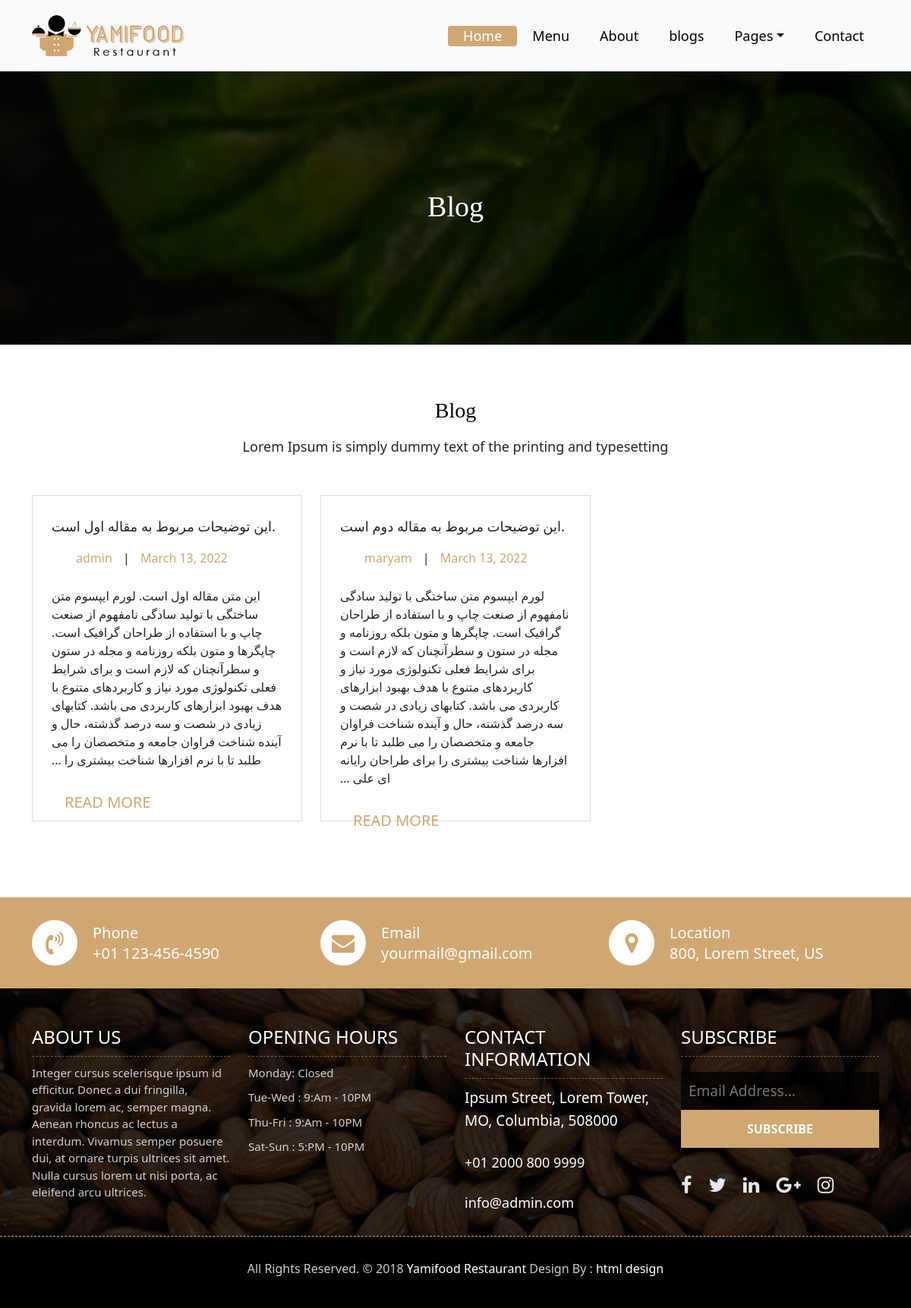
The app's page /blogs/ with its own data.
### blogs/models.py (models this page shows, shortened)
class Blog(models.Model):
    title = models.CharField(_("عنوان مقاله"), max_length=50)
    description = models.CharField(_("توضیحات"), max_length=100)
    content = models.TextField(_("متن مقاله"))
    published_at = models.DateTimeField(_("زمان انتشار"), auto_now=False, auto_now_add=True)
    updated_at = models.DateTimeField(_("زمان بروزرسانی"), auto_now=True, auto_now_add=False)
    author = models.ForeignKey(User, verbose_name=_("نویسنده"), on_delete=models.CASCADE)
    image = models.ImageField(_("تصویر"), upload_to='blogs/', blank=True, null=True)
    category = models.ForeignKey("Category",related_name="blog", verbose_name=_("دسته بندی"), on_delete=models.CASCADE, blank=True, null=True)
    tag = models.ManyToManyField("Tag",related_name="blog", verbose_name=_("تگ ها"))

### blogs/views.py (the view)
# urls.py: path("",views.blog_list,name="blog_list"),
def blog_list(request):
    blogs = Blog.objects.all()
    context = {
        "blogs":blogs
    }
    return render(request,'blogs/blog_list.html',context)

### blogs/templates/blogs/blog_list.html (shortened to what this page needs)
{% extends 'base.html' %}
{% load static %}
{% block content %}
	<div class="all-page-title page-breadcrumb">
		<div class="container text-center">
			<div class="row">
				<div class="col-lg-12">
					<h1>Blog</h1>
				</div>
			</div>
		</div>
	</div>
	<div class="blog-box">
		<div class="container">
			<div class="row">
				<div class="col-lg-12">
					<div class="heading-title text-center">
						<h2>Blog</h2>
						<p>Lorem Ipsum is simply dummy text of the printing and typesetting</p>
					</div>
				</div>
			</div>
			<div class="row">
                {% for blog in blogs %}
                <div class="col-lg-4 col-md-6 col-12">
					<div class="blog-box-inner">
						<div class="blog-img-box">
						</div>
						<div class="blog-detail">
							<h4>{{blog.description}}</h4>
							<ul>
								<li><span>{{blog.author}}</span></li>
								<li>|</li>
								<li><span>{{blog.published_at|date}}</span></li>
							</ul>
							<p dir="rtl">{{blog.content|truncatewords:80}}</p>
							<a class="btn btn-lg btn-circle btn-outline-new-white" href="{% url 'blogs:blog_detail' blog.id %}">Read More</a>
						</div>
					</div>
				</div>
                {% endfor %}
			</div>
		</div>
	</div>
	<div class="contact-imfo-box">
		<div class="container">
			<div class="row">
				<div class="col-md-4">
					<i class="fa fa-volume-control-phone"></i>
					<div class="overflow-hidden">
						<h4>Phone</h4>
						<p class="lead">
							+01 123-456-4590
						</p>
					</div>
				</div>
				<div class="col-md-4">
					<i class="fa fa-envelope"></i>
					<div class="overflow-hidden">
						<h4>Email</h4>
						<p class="lead">
							yourmail@gmail.com
						</p>
					</div>
				</div>
				<div class="col-md-4">
					<i class="fa fa-map-marker"></i>
					<div class="overflow-hidden">
						<h4>Location</h4>
						<p class="lead">
							800, Lorem Street, US
						</p>
					</div>
				</div>
			</div>
		</div>
	</div>
{% endblock content %}

### static/css/style.css (style rules this page uses)
body { color: #666666; font-size: 15px; font-family: 'Athiti', sans-serif; line-height: 1.80857; }
a { color: #1f1f1f; text-decoration: none !important; outline: none !important; -webkit-transition: all .3s ease-in-out; -moz-transition: all .3s ease-in-out; -ms-transition: all .3s ease-in-out; -o-transition: all .3s ease-in-out; transition: all .3s ease-in-out; }
h1, h2, h3, h4, h5, h6 { letter-spacing: 0; font-weight: normal; position: relative; padding: 0 0 10px 0; font-weight: normal; line-height: 120% !important; color: #1f1f1f; margin: 0 }
h1 { font-size: 24px }
h2 { font-size: 22px }
h4 { font-size: 16px }
a { color: #1f1f1f; text-decoration: none; outline: none; }
a, .btn { text-decoration: none !important; outline: none !important; -webkit-transition: all .3s ease-in-out; -moz-transition: all .3s ease-in-out; -ms-transition: all .3s ease-in-out; -o-transition: all .3s ease-in-out; transition: all .3s ease-in-out; }
.lead { font-size: 18px; line-height: 30px; color: #767676; margin: 0; padding: 0; }
ul, li, ol { list-style: none; margin: 0px; padding: 0px; }
.btn { text-transform: uppercase; padding: 19px 36px; }
.btn { display: inline-block; font-weight: 600; text-align: center; white-space: nowrap; vertical-align: middle; -webkit-user-select: none; -moz-user-select: none; -ms-user-select: none; user-select: none; border: 2px solid transparent; padding: 12px 30px; font-size: 16px; line-height: 1.5; border-radius: .1875rem; transition: color .15s ease-in-out, background-color .15s ease-in-out, border-color .15s ease-in-out, box-shadow .15s ease-in-out; }
.btn-outline-new-white { color: #fff; background-color: transparent; background-image: none; border-color: #cfa671; }
.heading-title { margin-bottom: 50px; }
.heading-title h2 { color: #010101; font-size: 28px; font-family: 'Arbutus Slab', serif; }
.heading-title p { font-size: 18px; font-weight: 200; margin: 0px; }
.contact-imfo-box { background: #d0a772; padding: 30px 0; }
.overflow-hidden { overflow: hidden; }
.contact-imfo-box i { display: block; float: left; width: 60px; height: 60px; line-height: 60px; text-align: center; background: #fff; color: #d0a772; font-size: 30px; -webkit-border-radius: 50%; -moz-border-radius: 50%; -ms-border-radius: 50%; border-radius: 50%; margin-right: 20px; }
.contact-imfo-box h4 { margin: 0px; margin-top: 5px; color: #ffffff; font-size: 20px; padding: 0px; font-weight: 500; line-height: 24px; }
.contact-imfo-box p { margin: 0px; color: #ffffff; font-weight: 300; }
.page-breadcrumb { padding: 250px 0 150px; background: url(../images/all-bg.jpg) no-repeat; background-attachment: fixed; background-size: cover; background-position: 0 0; position: relative; }
.all-page-title .container { position: relative; z-index: 2; }
.all-page-title::before { background: #010101; content: ""; height: 100%; left: 0; position: absolute; top: 0; width: 100%; z-index: 1; opacity: 0.8; }
.all-page-title h1 { font-size: 38px; color: #ffffff; font-family: 'Arbutus Slab', serif; padding: 0px; }
.blog-box { padding: 70px 0px; }
.blog-box-inner { position: relative; margin-bottom: 30px; }
.blog-box-inner .blog-img-box { position: relative; display: block; }
.blog-box-inner .blog-detail { position: absolute; top: 0; background: #fff; padding: 30px 25px; border: 1px solid #ddd; transition-duration: .5s; height: 100%; }
.blog-detail h4 { font-size: 18px; font-weight: 500; color: #222222; }
.blog-detail ul li { display: inline-block; padding: 0px 5px; }
.blog-detail ul li span { color: #d0a772; cursor: pointer; }
.blog-detail ul li:first-child { padding-left: 0px; }
.blog-detail p { padding: 10px 0px 0 0; margin: 0px; }
.blog-detail a { color: #d0a772; margin-top: 20px; }

### records on screen
Blog: description "این توضیحات مربوط به مقاله اول است.", author "admin", published_at "March 13, 2022", content "این متن مقاله اول است. لورم ایپسوم متن ساختگی با تولید سادگی نامفهوم از صنعت چاپ و با استفاده از طراحان گرافیک است. چاپگرها و متون بلکه روزنامه و مجله در ستون و سطرآنچنان که لازم است و برای شرایط فعلی تکنولوژی مورد نیاز و کاربردهای متنوع با هدف بهبود ابزارهای کاربردی می باشد. کتابهای زیادی در شصت و سه درصد گذشته، حال و آینده شناخت فراوان جامعه و متخصصان را می طلبد تا با نرم افزارها شناخت بیشتری را …"
Blog: description "این توضیحات مربوط به مقاله دوم است.", author "maryam", published_at "March 13, 2022", content "لورم ایپسوم متن ساختگی با تولید سادگی نامفهوم از صنعت چاپ و با استفاده از طراحان گرافیک است. چاپگرها و متون بلکه روزنامه و مجله در ستون و سطرآنچنان که لازم است و برای شرایط فعلی تکنولوژی مورد نیاز و کاربردهای متنوع با هدف بهبود ابزارهای کاربردی می باشد. کتابهای زیادی در شصت و سه درصد گذشته، حال و آینده شناخت فراوان جامعه و متخصصان را می طلبد تا با نرم افزارها شناخت بیشتری را برای طراحان رایانه ای علی …"
